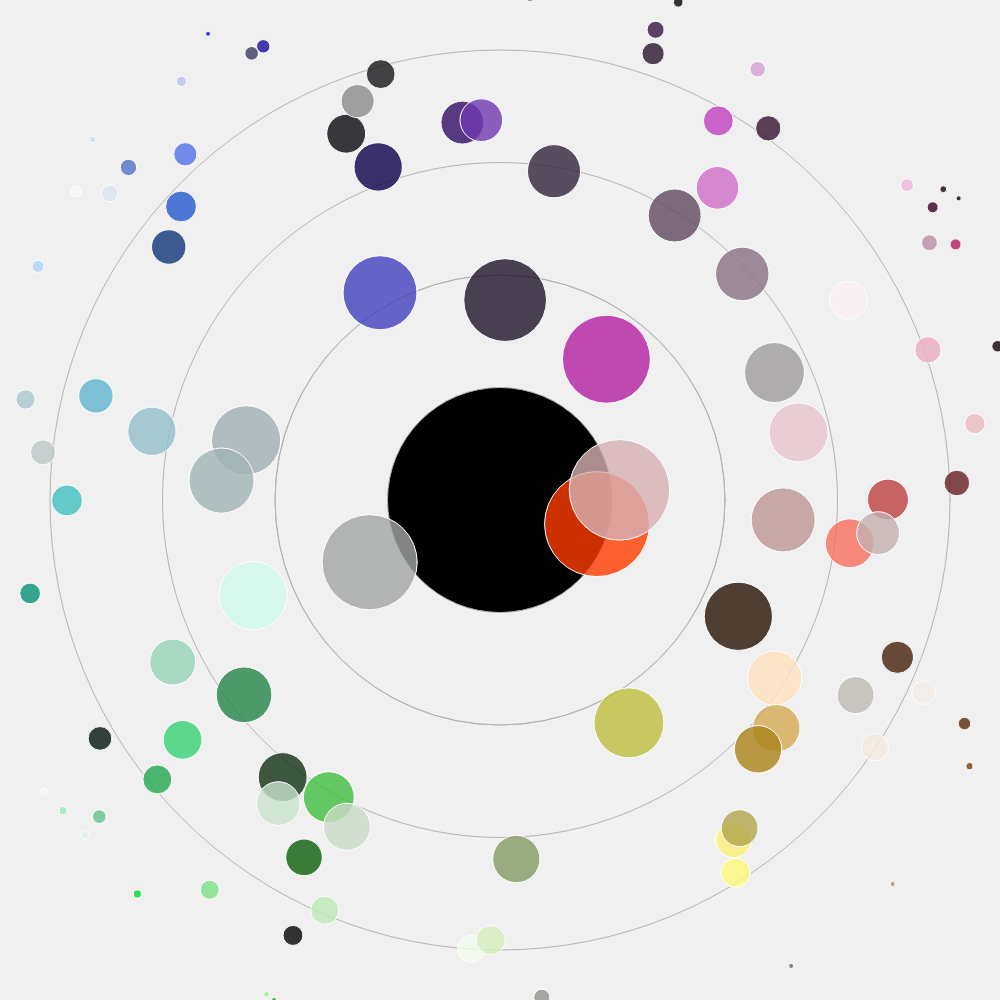
Frame 1 (no input)
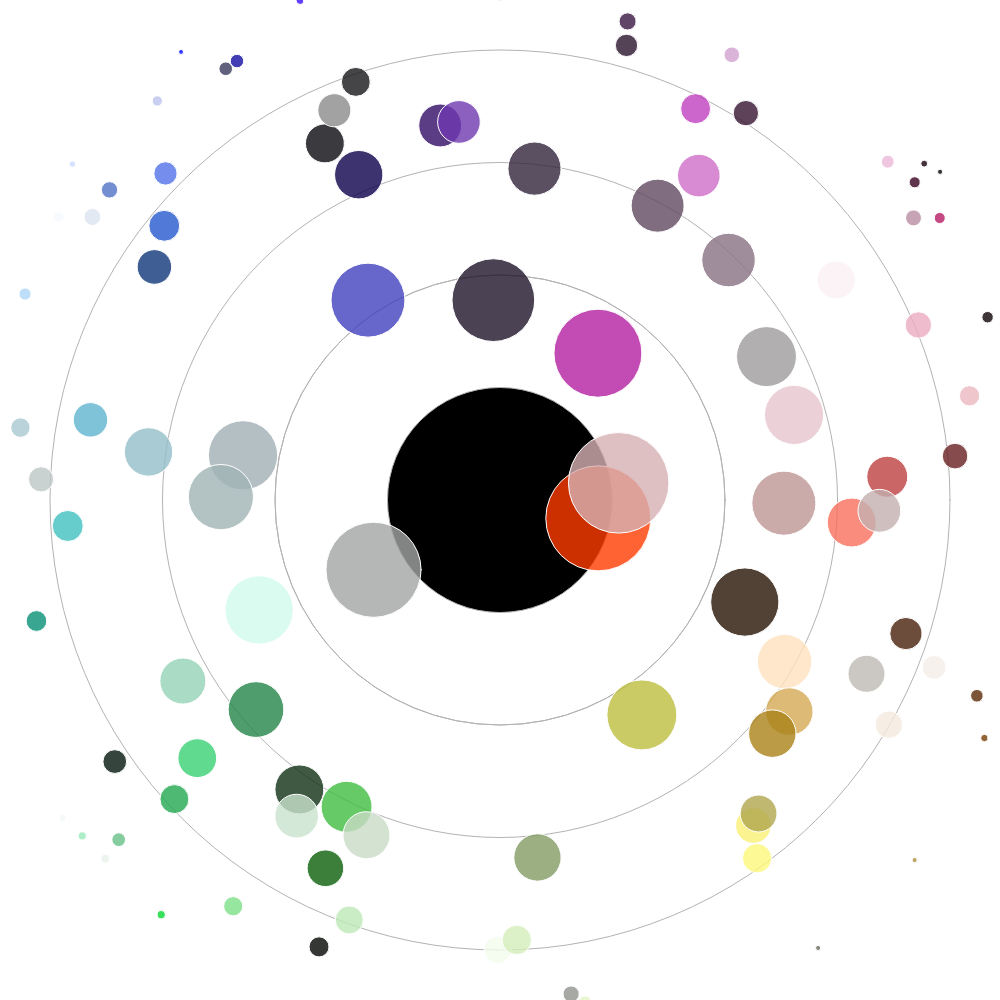
Frame 60 (no input)
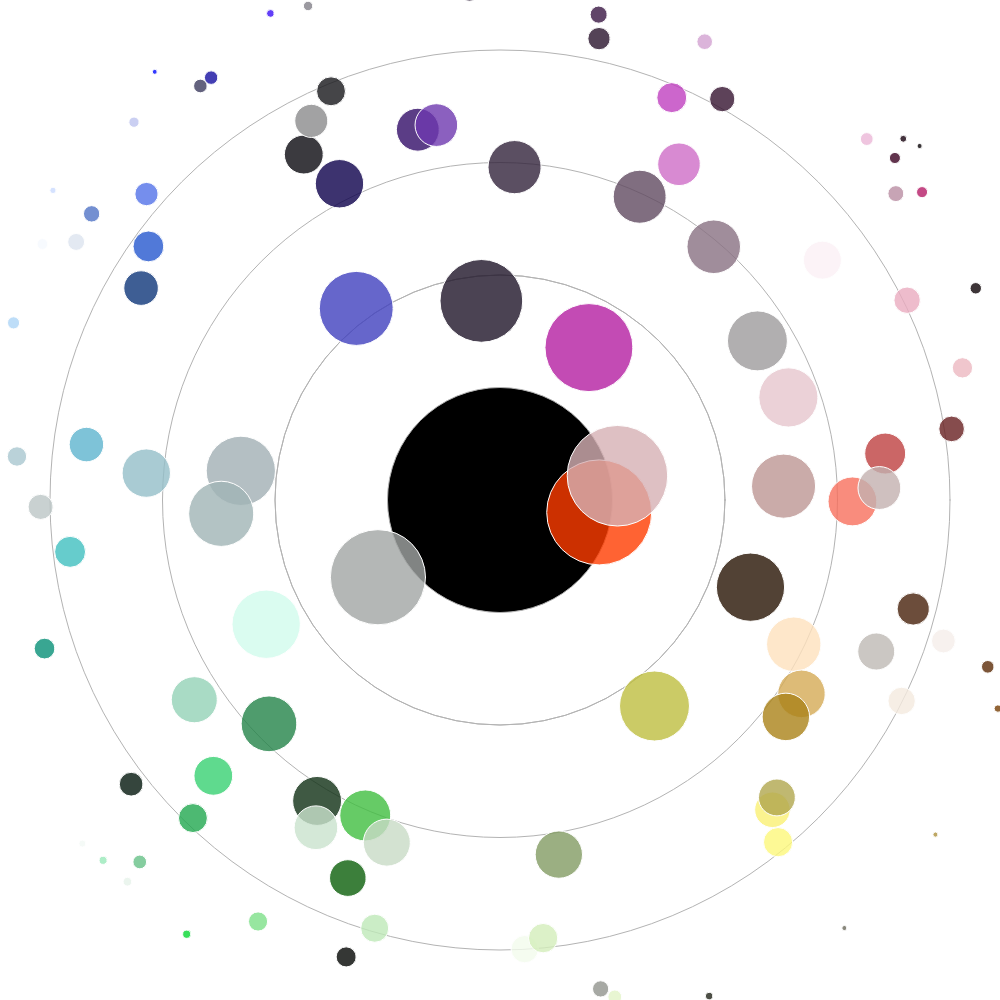
Frame 120 (the mouse pressed at the canvas centre since frame 60)

The p5.js sketch that drew these frames (run headless with seeded random() and noise() and a simulated clock; from frame 60 on, the mouse is pressed at the canvas centre):

// p5.js sketch
// ── sketch.js

// radius
var r;

// rotates thing
var rotate;

// Angle and angular velocity, accleration
var theta;

// current color
var core;

// possible next color
var nextcore;

// for clicking
var clickable;

// hsl [0 to 359 (though you can go higher because function hueMod()), 0 to 100, 0 to 100]
// score 0 to 100

var dots = [
  {
    "hsl": [0, 50, 50],
    "score": 36
  },
  {
    "hsl": [60, 50, 50],
    "score": 65
  },
  {
    "hsl": [120, 50, 50],
    "score": 46
  },
  {
    "hsl": [180, 50, 50],
    "score": 26
  },
  {
    "hsl": [240, 50, 50],
    "score": 69
  },
  {
    "hsl": [300, 50, 50],
    "score": 25
  },
  {
    "hsl": [238, 100, 50],
    "score": 0
  },
  {
    "hsl": [14, 100, 50],
    "score": 100
  }
]

for (var i = 0; i < 110; i++) {
  dots.push({
    "hsl": [Math.random() * 360, Math.random() * 100, Math.random() * 100], "score": Math.random() * 10 * Math.random() * 10
  });
}


function hueMod(h) {
  return h % 360;
}

function setup() {
  createCanvas(1000, 1000);

  rotate = 0;
  frameRate(24);
  core = [0, 0, 0];
  notcore = [0, 0, 0];
  clickable = false;

  // Initialize all values
  // r = height * 0.45;
  // theta = 0;
}

function draw() {
  clickable = false;
  background(240);

  colorMode(HSL);
  // Translate the origin point to the center of the screen
  translate(width/2, height/2);

  fill(0, 0, 0, 0);
  stroke(0, 0, 70);
  r = min(height, width) * .45;
  ellipse(0, 0, r, r);
  ellipse(0, 0, r * 2, r * 2);
  ellipse(0, 0, r * 1.5, r * 1.5);
  ellipse(0, 0, r * 1, r * 1);
  fill(core[0], core[1], core[2], 1);
  ellipse(0, 0, r * .5, r * .5);

  rotate = rotate + 0.001;


  for (dot of dots) {

    // Convert polar to cartesian
    theta = hueMod(dot.hsl[0]) / 360 * TAU;
    r = min(height, width) * .0045 * (100 - dot.score) + min(height, width) * 0.1;
    var x = r * cos(theta - rotate);
    var y = r * sin(theta - rotate);

    // Draw the ellipse at the cartesian coordinate
    ellipseMode(CENTER);
    strokeWeight(1)
    stroke(255);
    if (dist(mouseX - (width / 2), mouseY - (width / 2), x, y) < (dot.score + 5) / 2 ) {
      nextcore = dot.hsl;
      strokeWeight(5);
      stroke(0);
      clickable = true;
    }
    fill(hueMod(dot.hsl[0]), hueMod(dot.hsl[1]), hueMod(dot.hsl[2]), 0.8);
    ellipse(x, y, dot.score + 5, dot.score + 5);


    // if we want to draw each orbit
    // fill(0, 0, 0, 0);
    // stroke(hueMod(dot.hsl[0]), hueMod(dot.hsl[1]), hueMod(dot.hsl[2]), 0.5);
    // ellipse(0, 0, r * 2, r * 2);

    // make mouseevent if mouse is in the dot

  }

}

function mousePressed() {
  if (clickable) {
    core = nextcore;
  }
}
